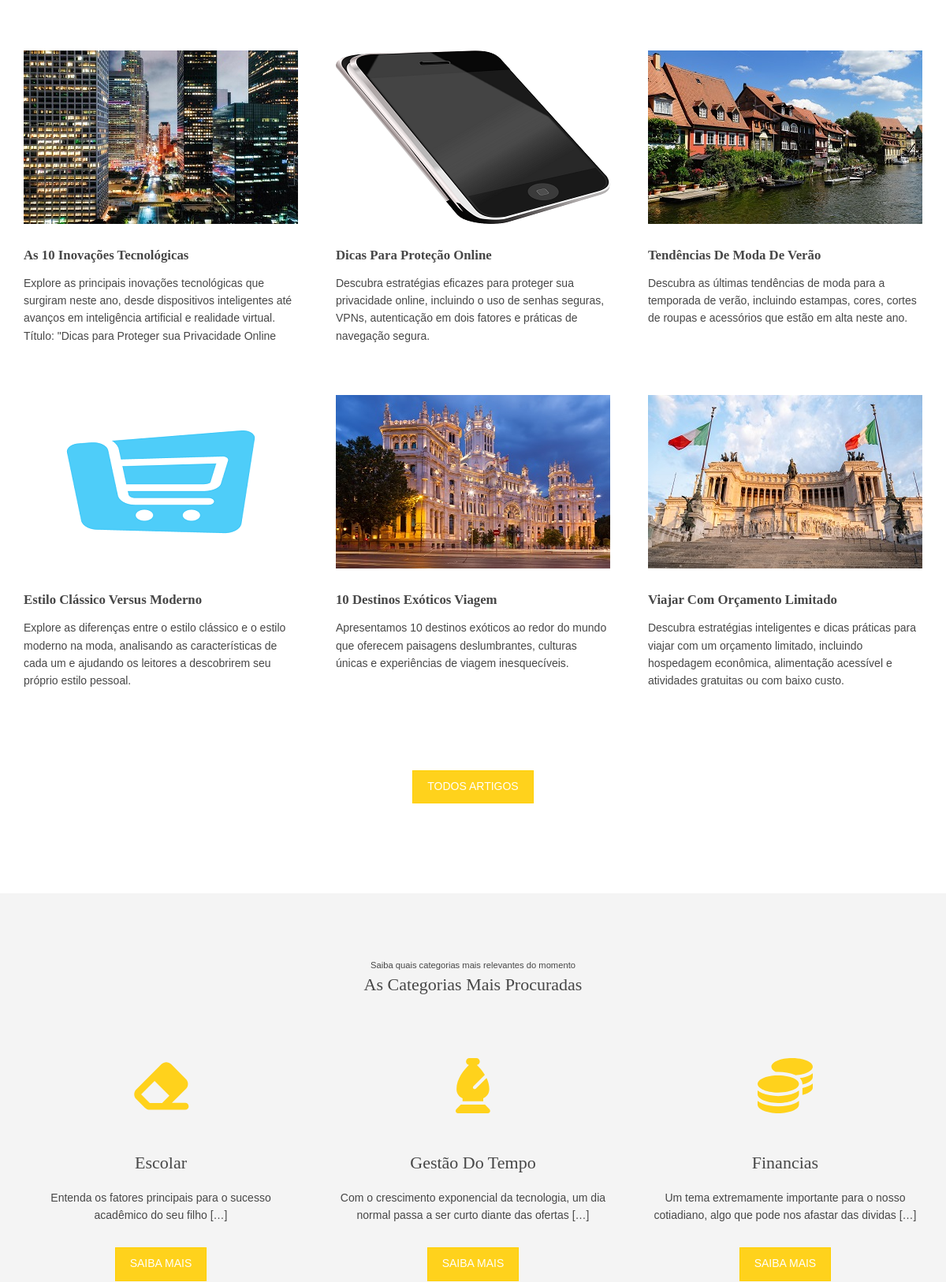
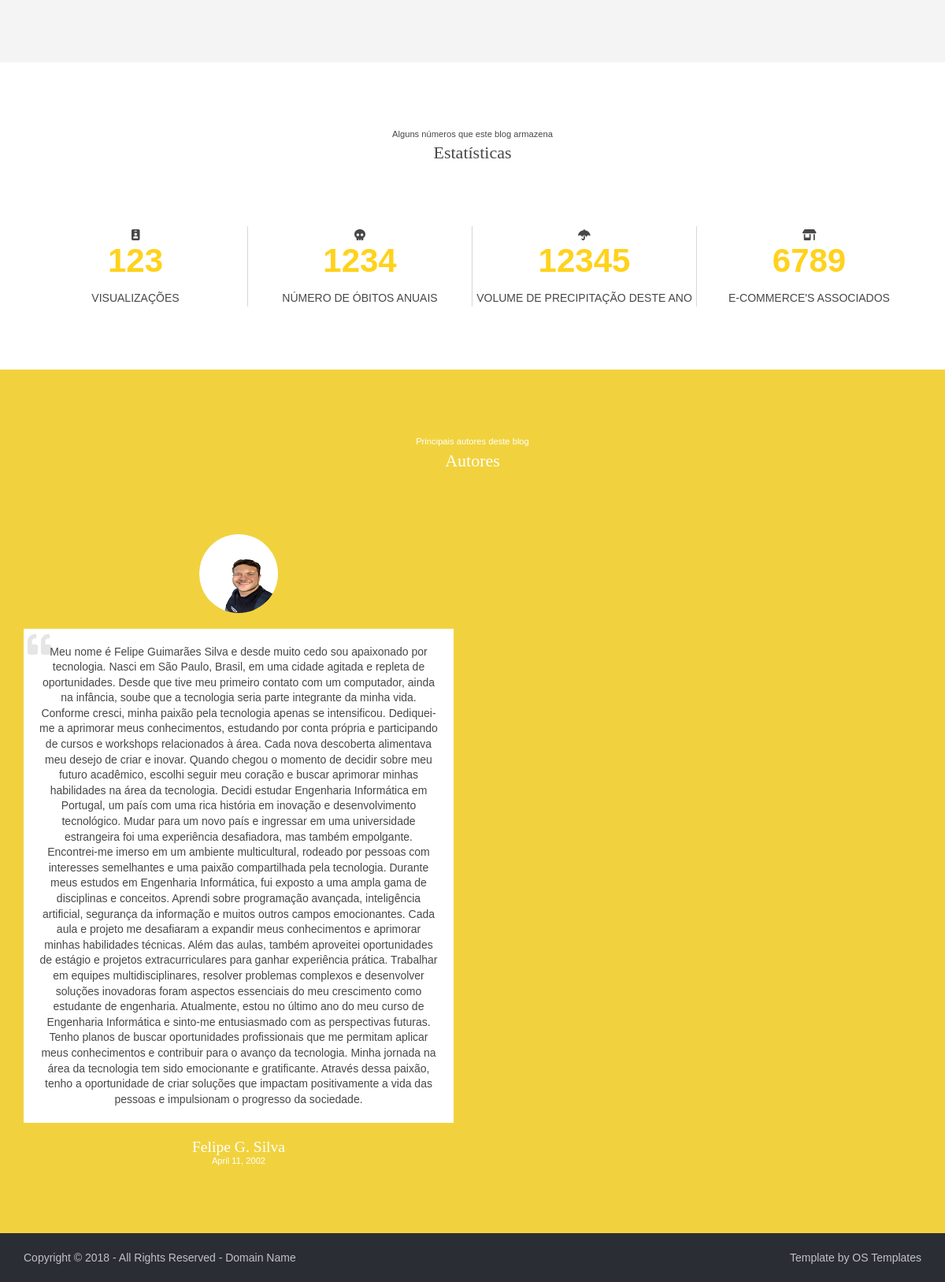
The app's page /artigos_blog/ (lower part), older data (2 pictures, top to bottom).
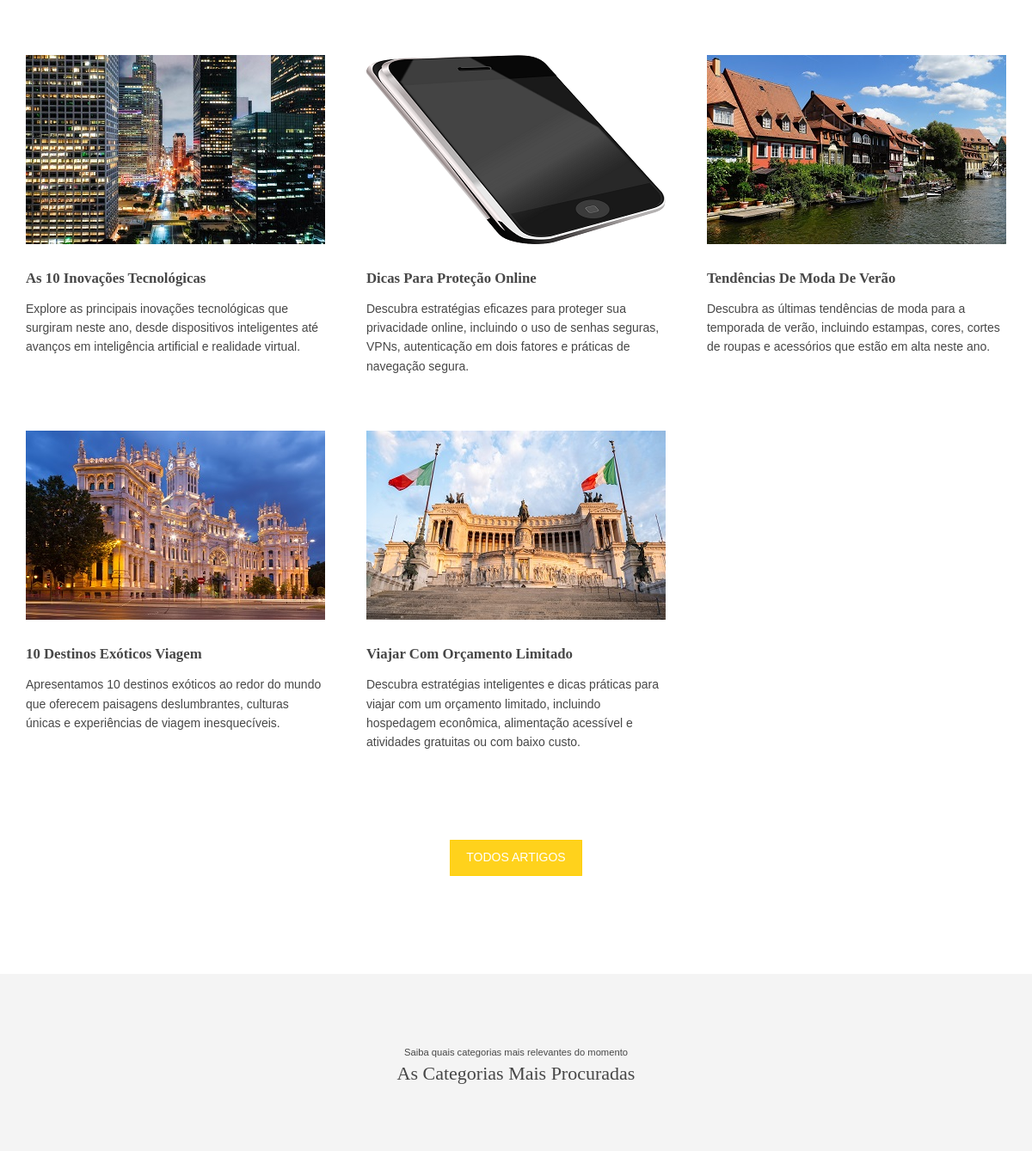
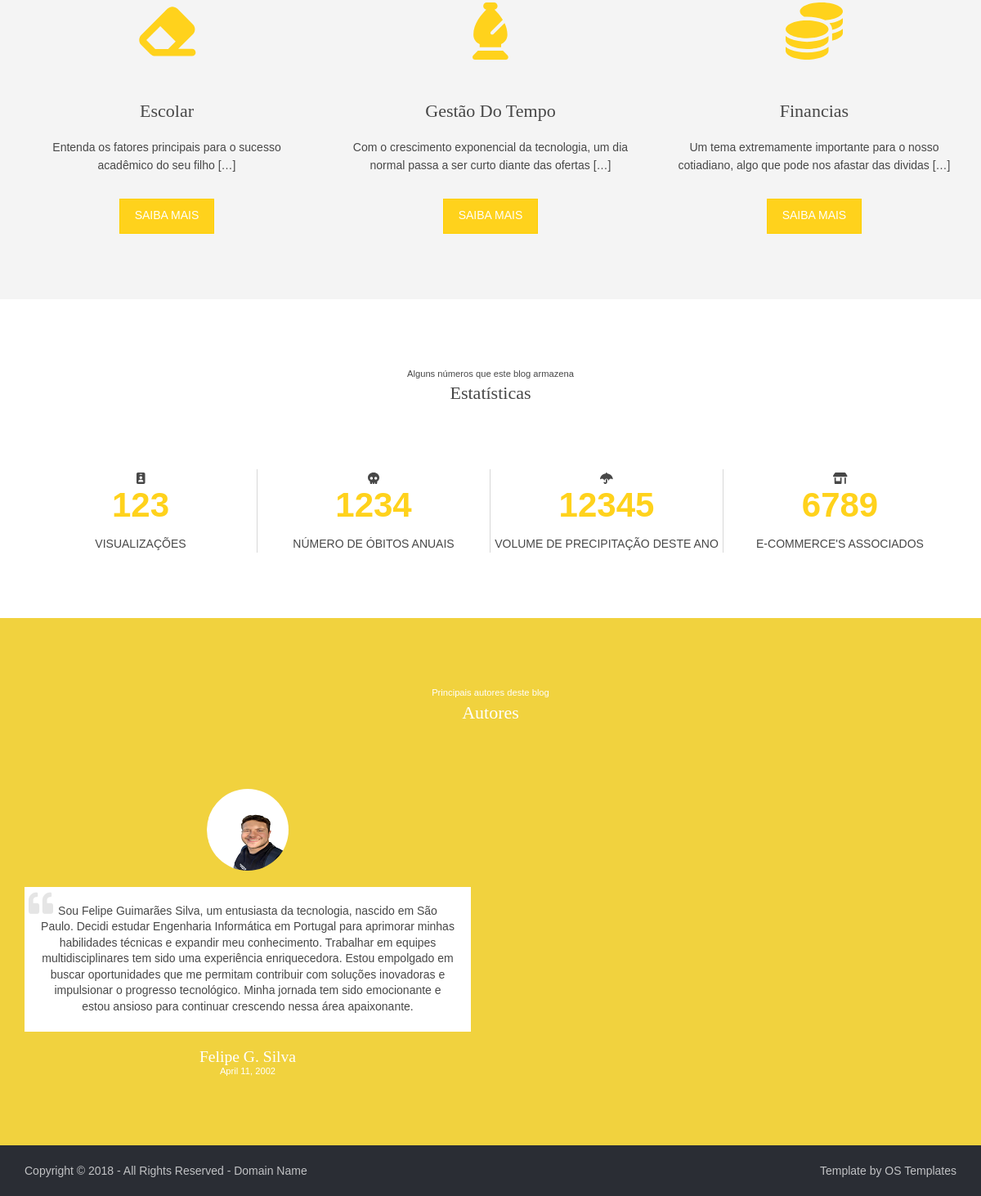
The same page, newer data (2 pictures, top to bottom).
### portifolio/models.py (models this page shows, shortened)
class Artigo(models.Model):
    titulo = models.CharField(max_length=30)
    autor = models.ForeignKey(Autor, on_delete=models.CASCADE)
    categoria = models.ManyToManyField(Categoria, related_name="artigos")
    descricao = models.TextField(blank=False, null=False)
    data = models.DateTimeField(auto_now_add=True)
    destaque = models.BooleanField(default=False)
    imagem = models.ImageField(upload_to='artigos/', blank=True, null=True)
    visitas = models.PositiveIntegerField(default=0)
    conteudo = models.TextField(default='your_default_value', blank=False, null=False)  # Add the default parameter

class Autor(models.Model):
    nome = models.CharField(max_length=30)
    biografia = models.TextField(blank=True, null=True)
    foto = models.ImageField(upload_to='autores/', blank=True, null=True)
    data_nascimento = models.DateField(blank=True, null=True)
    website = models.URLField(blank=True, null=True)

### portifolio/views.py (the view)
# urls.py: path('artigos_blog/', views.artigos_blog, name='artigos_blog'),
def artigos_blog(request):
    categorias = Categoria.objects.all()
    artigos = Artigo.objects.all()
    autores = Autor.objects.all()
    context = {
        'categorias': categorias,
        'artigos': artigos,
        'autores': autores
    }
    return render(request, 'portfolio/blog/blog_template_folder/artigos_blog.html', context)

### portifolio/templates/portfolio/blog/blog_template_folder/artigos_blog.html (shortened to what the changed rows need)
{% extends 'portfolio/base/layout_base.html' %}
{% block link %}
    {% load static %}
    <link rel="stylesheet" href="{% static 'portfolio/css/blog/blog_template_folder/home_full_template.css' %}">
{% endblock %}
{% block main %}
    <div class="wrapper row3">
        <main class="hoc container clear">
            <section id="introblocks">
                <h1 style="padding: 60px; text-align: center; font-size: 40px;">Artigos Destacados</h1>
                <ul class="nospace group">
                    {% for artigo in artigos %}
                        <li class="one_third">
                            <figure><a class="imgover" href="{% url 'portifolio:artigo_blog' artigo.id %}"> <img
                                    src="{{ artigo.imagem.url }}"
                                    alt="Imagem do Artigo"></a>
                                <figcaption>
                                    <h6 class="heading">{{ artigo.titulo }}</h6>
                                    <p>{{ artigo.descricao }}</p>
                                </figcaption>
                            </figure>
                        </li>
                    {% endfor %}
                </ul>
            </section>
        </main>
    </div>
    <div class="wrapper coloured">
        <section id="testimonials" class="hoc container clear">
            {% for autor in autores %}
                <article class="one_half first"><img src="{{ autor.foto.url }}" alt="Imagem do Autor">
                    <blockquote>{{ autor.biografia }} </blockquote>
                    <h6 class="heading">{{ autor.nome }}</h6>
                    <em>{{ autor.data_nascimento }}</em></article>
            {% endfor %}
        </section>
    </div>
{% endblock main %}

Row changes from the older to the newer data that the page shows:
removed Artigo: imagem (picture), titulo "Estilo Clássico Versus Moderno", descricao "Explore as diferenças entre o estilo clássico e o estilo moderno na moda, analisando as características de cada um e ajudando os leitores a descobrirem seu próprio estilo pessoal."
changed Artigo "As 10 Inovações Tecnológicas": descricao "…artificial e realidade virtual. Título: \"Dicas para Proteger sua Privacidade Online" → "Explore as principais inovações tecnológicas que surgiram neste ano, desde dispositivos inteligentes até avanços em inteligência artificial e realidade virtual."
changed Autor "Felipe G. Silva": biografia "Meu nome é Felipe Guimarães Silva e desde muito cedo sou apaixonado por tecnologia. Nasci em São Paulo, Brasil, em uma cidade agitada e repleta de oportunidades. Desde que tive meu primeiro contato com um computador, ainda na infância, soube que a tecnologia seria parte integrante da minha vida. Conforme cresci, minha paixão pela tecnologia apenas se intensificou. Dediquei-me a aprimorar meus conhecimentos, estudando por conta própria e participando de cursos e workshops relacionados à área. Cada nova descoberta alimentava meu desejo de criar e inovar. Quando chegou o momento de decidir sobre meu futuro acadêmico, escolhi seguir meu coração e buscar aprimorar minhas habilidades na área da…" → "Sou Felipe Guimarães Silva, um entusiasta da tecnologia, nascido em São Paulo. Decidi estudar Engenharia Informática em Portugal para aprimorar minhas habilidades técnicas e expandir meu conhecimento. Trabalhar em equipes multidisciplinares tem sido uma experiência enriquecedora. Estou empolgado em buscar oportunidades que me permitam contribuir com soluções inovadoras e impulsionar o progresso tecnológico. Minha jornada tem sido emocionante e estou ansioso para continuar crescendo nessa área apaixonante."
